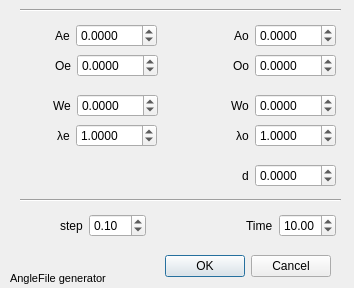
<?xml version="1.0" encoding="UTF-8"?>
<ui version="4.0">
 <class>angleGenerator</class>
 <widget class="QDialog" name="angleGenerator">
  <property name="geometry">
   <rect>
    <x>0</x>
    <y>0</y>
    <width>354</width>
    <height>288</height>
   </rect>
  </property>
  <property name="windowTitle">
   <string>Dialog</string>
  </property>
  <widget class="QDialogButtonBox" name="buttonBox">
   <property name="geometry">
    <rect>
     <x>150</x>
     <y>250</y>
     <width>181</width>
     <height>32</height>
    </rect>
   </property>
   <property name="orientation">
    <enum>Qt::Horizontal</enum>
   </property>
   <property name="standardButtons">
    <set>QDialogButtonBox::Cancel|QDialogButtonBox::Ok</set>
   </property>
  </widget>
  <widget class="QWidget" name="layoutWidget_2">
   <property name="geometry">
    <rect>
     <x>20</x>
     <y>50</y>
     <width>316</width>
     <height>31</height>
    </rect>
   </property>
   <layout class="QHBoxLayout" name="horizontalLayout_4">
    <item>
     <layout class="QHBoxLayout" name="horizontalLayout_5">
      <item>
       <spacer name="horizontalSpacer_4">
        <property name="orientation">
         <enum>Qt::Horizontal</enum>
        </property>
        <property name="sizeHint" stdset="0">
         <size>
          <width>40</width>
          <height>20</height>
         </size>
        </property>
       </spacer>
      </item>
      <item>
       <widget class="QLabel" name="label_3">
        <property name="text">
         <string>Oe</string>
        </property>
       </widget>
      </item>
      <item>
       <widget class="QDoubleSpinBox" name="Oe">
        <property name="minimumSize">
         <size>
          <width>81</width>
          <height>0</height>
         </size>
        </property>
        <property name="maximumSize">
         <size>
          <width>81</width>
          <height>16777215</height>
         </size>
        </property>
        <property name="decimals">
         <number>4</number>
        </property>
        <property name="minimum">
         <double>-9999.000000000000000</double>
        </property>
        <property name="maximum">
         <double>9999.000000000000000</double>
        </property>
        <property name="singleStep">
         <double>0.010000000000000</double>
        </property>
       </widget>
      </item>
     </layout>
    </item>
    <item>
     <spacer name="horizontalSpacer_5">
      <property name="orientation">
       <enum>Qt::Horizontal</enum>
      </property>
      <property name="sizeHint" stdset="0">
       <size>
        <width>40</width>
        <height>20</height>
       </size>
      </property>
     </spacer>
    </item>
    <item>
     <layout class="QHBoxLayout" name="horizontalLayout_6">
      <item>
       <spacer name="horizontalSpacer_6">
        <property name="orientation">
         <enum>Qt::Horizontal</enum>
        </property>
        <property name="sizeHint" stdset="0">
         <size>
          <width>40</width>
          <height>20</height>
         </size>
        </property>
       </spacer>
      </item>
      <item>
       <widget class="QLabel" name="label_4">
        <property name="text">
         <string>Oo</string>
        </property>
       </widget>
      </item>
      <item>
       <widget class="QDoubleSpinBox" name="Oo">
        <property name="minimumSize">
         <size>
          <width>81</width>
          <height>0</height>
         </size>
        </property>
        <property name="maximumSize">
         <size>
          <width>81</width>
          <height>16777215</height>
         </size>
        </property>
        <property name="decimals">
         <number>4</number>
        </property>
        <property name="minimum">
         <double>-9999.000000000000000</double>
        </property>
        <property name="maximum">
         <double>9999.000000000000000</double>
        </property>
        <property name="singleStep">
         <double>0.010000000000000</double>
        </property>
       </widget>
      </item>
     </layout>
    </item>
   </layout>
  </widget>
  <widget class="QWidget" name="layoutWidget_3">
   <property name="geometry">
    <rect>
     <x>20</x>
     <y>120</y>
     <width>316</width>
     <height>31</height>
    </rect>
   </property>
   <layout class="QHBoxLayout" name="horizontalLayout_7">
    <item>
     <layout class="QHBoxLayout" name="horizontalLayout_8">
      <item>
       <spacer name="horizontalSpacer_7">
        <property name="orientation">
         <enum>Qt::Horizontal</enum>
        </property>
        <property name="sizeHint" stdset="0">
         <size>
          <width>40</width>
          <height>20</height>
         </size>
        </property>
       </spacer>
      </item>
      <item>
       <widget class="QLabel" name="label_5">
        <property name="text">
         <string>λe</string>
        </property>
       </widget>
      </item>
      <item>
       <widget class="QDoubleSpinBox" name="Le">
        <property name="minimumSize">
         <size>
          <width>81</width>
          <height>0</height>
         </size>
        </property>
        <property name="maximumSize">
         <size>
          <width>81</width>
          <height>16777215</height>
         </size>
        </property>
        <property name="decimals">
         <number>4</number>
        </property>
        <property name="minimum">
         <double>-9999.000000000000000</double>
        </property>
        <property name="maximum">
         <double>99999.000000000000000</double>
        </property>
        <property name="singleStep">
         <double>0.010000000000000</double>
        </property>
        <property name="value">
         <double>1.000000000000000</double>
        </property>
       </widget>
      </item>
     </layout>
    </item>
    <item>
     <spacer name="horizontalSpacer_8">
      <property name="orientation">
       <enum>Qt::Horizontal</enum>
      </property>
      <property name="sizeHint" stdset="0">
       <size>
        <width>40</width>
        <height>20</height>
       </size>
      </property>
     </spacer>
    </item>
    <item>
     <layout class="QHBoxLayout" name="horizontalLayout_9">
      <item>
       <spacer name="horizontalSpacer_9">
        <property name="orientation">
         <enum>Qt::Horizontal</enum>
        </property>
        <property name="sizeHint" stdset="0">
         <size>
          <width>40</width>
          <height>20</height>
         </size>
        </property>
       </spacer>
      </item>
      <item>
       <widget class="QLabel" name="label_6">
        <property name="text">
         <string>λo</string>
        </property>
       </widget>
      </item>
      <item>
       <widget class="QDoubleSpinBox" name="Lo">
        <property name="minimumSize">
         <size>
          <width>81</width>
          <height>0</height>
         </size>
        </property>
        <property name="maximumSize">
         <size>
          <width>81</width>
          <height>16777215</height>
         </size>
        </property>
        <property name="decimals">
         <number>4</number>
        </property>
        <property name="minimum">
         <double>-9999.000000000000000</double>
        </property>
        <property name="maximum">
         <double>99999.000000000000000</double>
        </property>
        <property name="singleStep">
         <double>0.010000000000000</double>
        </property>
        <property name="value">
         <double>1.000000000000000</double>
        </property>
       </widget>
      </item>
     </layout>
    </item>
   </layout>
  </widget>
  <widget class="QWidget" name="layoutWidget_4">
   <property name="geometry">
    <rect>
     <x>20</x>
     <y>90</y>
     <width>316</width>
     <height>31</height>
    </rect>
   </property>
   <layout class="QHBoxLayout" name="horizontalLayout_10">
    <item>
     <layout class="QHBoxLayout" name="horizontalLayout_11">
      <item>
       <spacer name="horizontalSpacer_10">
        <property name="orientation">
         <enum>Qt::Horizontal</enum>
        </property>
        <property name="sizeHint" stdset="0">
         <size>
          <width>40</width>
          <height>20</height>
         </size>
        </property>
       </spacer>
      </item>
      <item>
       <widget class="QLabel" name="label_7">
        <property name="text">
         <string>We</string>
        </property>
       </widget>
      </item>
      <item>
       <widget class="QDoubleSpinBox" name="We">
        <property name="minimumSize">
         <size>
          <width>81</width>
          <height>0</height>
         </size>
        </property>
        <property name="maximumSize">
         <size>
          <width>81</width>
          <height>16777215</height>
         </size>
        </property>
        <property name="decimals">
         <number>4</number>
        </property>
        <property name="minimum">
         <double>-9999.000000000000000</double>
        </property>
        <property name="singleStep">
         <double>1.570800000000000</double>
        </property>
        <property name="value">
         <double>0.000000000000000</double>
        </property>
       </widget>
      </item>
     </layout>
    </item>
    <item>
     <spacer name="horizontalSpacer_11">
      <property name="orientation">
       <enum>Qt::Horizontal</enum>
      </property>
      <property name="sizeHint" stdset="0">
       <size>
        <width>40</width>
        <height>20</height>
       </size>
      </property>
     </spacer>
    </item>
    <item>
     <layout class="QHBoxLayout" name="horizontalLayout_12">
      <item>
       <spacer name="horizontalSpacer_12">
        <property name="orientation">
         <enum>Qt::Horizontal</enum>
        </property>
        <property name="sizeHint" stdset="0">
         <size>
          <width>40</width>
          <height>20</height>
         </size>
        </property>
       </spacer>
      </item>
      <item>
       <widget class="QLabel" name="label_8">
        <property name="text">
         <string>Wo</string>
        </property>
       </widget>
      </item>
      <item>
       <widget class="QDoubleSpinBox" name="Wo">
        <property name="minimumSize">
         <size>
          <width>81</width>
          <height>0</height>
         </size>
        </property>
        <property name="maximumSize">
         <size>
          <width>81</width>
          <height>16777215</height>
         </size>
        </property>
        <property name="decimals">
         <number>4</number>
        </property>
        <property name="minimum">
         <double>-9999.000000000000000</double>
        </property>
        <property name="maximum">
         <double>9999.000000000000000</double>
        </property>
        <property name="singleStep">
         <double>1.570800000000000</double>
        </property>
        <property name="value">
         <double>0.000000000000000</double>
        </property>
       </widget>
      </item>
     </layout>
    </item>
   </layout>
  </widget>
  <widget class="QWidget" name="layoutWidget_5">
   <property name="geometry">
    <rect>
     <x>20</x>
     <y>160</y>
     <width>316</width>
     <height>31</height>
    </rect>
   </property>
   <layout class="QHBoxLayout" name="horizontalLayout_13">
    <item>
     <spacer name="horizontalSpacer_14">
      <property name="orientation">
       <enum>Qt::Horizontal</enum>
      </property>
      <property name="sizeHint" stdset="0">
       <size>
        <width>40</width>
        <height>20</height>
       </size>
      </property>
     </spacer>
    </item>
    <item>
     <layout class="QHBoxLayout" name="horizontalLayout_15">
      <item>
       <spacer name="horizontalSpacer_15">
        <property name="orientation">
         <enum>Qt::Horizontal</enum>
        </property>
        <property name="sizeHint" stdset="0">
         <size>
          <width>40</width>
          <height>20</height>
         </size>
        </property>
       </spacer>
      </item>
      <item>
       <widget class="QLabel" name="label_10">
        <property name="text">
         <string>d</string>
        </property>
       </widget>
      </item>
      <item>
       <widget class="QDoubleSpinBox" name="d">
        <property name="minimumSize">
         <size>
          <width>81</width>
          <height>0</height>
         </size>
        </property>
        <property name="maximumSize">
         <size>
          <width>81</width>
          <height>16777215</height>
         </size>
        </property>
        <property name="decimals">
         <number>4</number>
        </property>
        <property name="minimum">
         <double>-9999.000000000000000</double>
        </property>
        <property name="maximum">
         <double>9999.000000000000000</double>
        </property>
        <property name="singleStep">
         <double>0.010000000000000</double>
        </property>
       </widget>
      </item>
     </layout>
    </item>
   </layout>
  </widget>
  <widget class="QWidget" name="layoutWidget_6">
   <property name="geometry">
    <rect>
     <x>20</x>
     <y>210</y>
     <width>316</width>
     <height>31</height>
    </rect>
   </property>
   <layout class="QHBoxLayout" name="horizontalLayout_14">
    <item>
     <layout class="QHBoxLayout" name="horizontalLayout_16">
      <item>
       <spacer name="horizontalSpacer_13">
        <property name="orientation">
         <enum>Qt::Horizontal</enum>
        </property>
        <property name="sizeHint" stdset="0">
         <size>
          <width>40</width>
          <height>20</height>
         </size>
        </property>
       </spacer>
      </item>
      <item>
       <widget class="QLabel" name="label_9">
        <property name="text">
         <string>step</string>
        </property>
       </widget>
      </item>
      <item>
       <widget class="QDoubleSpinBox" name="step">
        <property name="minimumSize">
         <size>
          <width>0</width>
          <height>0</height>
         </size>
        </property>
        <property name="maximumSize">
         <size>
          <width>81</width>
          <height>16777215</height>
         </size>
        </property>
        <property name="singleStep">
         <double>0.100000000000000</double>
        </property>
        <property name="value">
         <double>0.100000000000000</double>
        </property>
       </widget>
      </item>
     </layout>
    </item>
    <item>
     <spacer name="horizontalSpacer_16">
      <property name="orientation">
       <enum>Qt::Horizontal</enum>
      </property>
      <property name="sizeHint" stdset="0">
       <size>
        <width>40</width>
        <height>20</height>
       </size>
      </property>
     </spacer>
    </item>
    <item>
     <layout class="QHBoxLayout" name="horizontalLayout_17">
      <item>
       <spacer name="horizontalSpacer_17">
        <property name="orientation">
         <enum>Qt::Horizontal</enum>
        </property>
        <property name="sizeHint" stdset="0">
         <size>
          <width>40</width>
          <height>20</height>
         </size>
        </property>
       </spacer>
      </item>
      <item>
       <widget class="QLabel" name="label_11">
        <property name="text">
         <string>Time</string>
        </property>
       </widget>
      </item>
      <item>
       <widget class="QDoubleSpinBox" name="tiempo">
        <property name="minimumSize">
         <size>
          <width>0</width>
          <height>0</height>
         </size>
        </property>
        <property name="maximumSize">
         <size>
          <width>81</width>
          <height>16777215</height>
         </size>
        </property>
        <property name="singleStep">
         <double>0.100000000000000</double>
        </property>
        <property name="value">
         <double>10.000000000000000</double>
        </property>
       </widget>
      </item>
     </layout>
    </item>
   </layout>
  </widget>
  <widget class="Line" name="line">
   <property name="geometry">
    <rect>
     <x>20</x>
     <y>190</y>
     <width>321</width>
     <height>20</height>
    </rect>
   </property>
   <property name="orientation">
    <enum>Qt::Horizontal</enum>
   </property>
  </widget>
  <widget class="Line" name="line_2">
   <property name="geometry">
    <rect>
     <x>20</x>
     <y>0</y>
     <width>321</width>
     <height>20</height>
    </rect>
   </property>
   <property name="orientation">
    <enum>Qt::Horizontal</enum>
   </property>
  </widget>
  <widget class="QLabel" name="label_12">
   <property name="geometry">
    <rect>
     <x>10</x>
     <y>270</y>
     <width>111</width>
     <height>17</height>
    </rect>
   </property>
   <property name="font">
    <font>
     <pointsize>8</pointsize>
     <weight>50</weight>
     <italic>false</italic>
     <bold>false</bold>
    </font>
   </property>
   <property name="text">
    <string>AngleFile generator</string>
   </property>
  </widget>
  <widget class="QWidget" name="layoutWidget">
   <property name="geometry">
    <rect>
     <x>20</x>
     <y>20</y>
     <width>316</width>
     <height>31</height>
    </rect>
   </property>
   <layout class="QHBoxLayout" name="horizontalLayout_3">
    <item>
     <layout class="QHBoxLayout" name="horizontalLayout">
      <item>
       <spacer name="horizontalSpacer">
        <property name="orientation">
         <enum>Qt::Horizontal</enum>
        </property>
        <property name="sizeHint" stdset="0">
         <size>
          <width>40</width>
          <height>20</height>
         </size>
        </property>
       </spacer>
      </item>
      <item>
       <widget class="QLabel" name="label">
        <property name="text">
         <string>Ae</string>
        </property>
       </widget>
      </item>
      <item>
       <widget class="QDoubleSpinBox" name="Ae">
        <property name="minimumSize">
         <size>
          <width>81</width>
          <height>0</height>
         </size>
        </property>
        <property name="maximumSize">
         <size>
          <width>81</width>
          <height>16777215</height>
         </size>
        </property>
        <property name="decimals">
         <number>4</number>
        </property>
        <property name="minimum">
         <double>-9999.000000000000000</double>
        </property>
        <property name="singleStep">
         <double>0.010000000000000</double>
        </property>
        <property name="value">
         <double>0.000000000000000</double>
        </property>
       </widget>
      </item>
     </layout>
    </item>
    <item>
     <spacer name="horizontalSpacer_3">
      <property name="orientation">
       <enum>Qt::Horizontal</enum>
      </property>
      <property name="sizeHint" stdset="0">
       <size>
        <width>40</width>
        <height>20</height>
       </size>
      </property>
     </spacer>
    </item>
    <item>
     <layout class="QHBoxLayout" name="horizontalLayout_2">
      <item>
       <spacer name="horizontalSpacer_2">
        <property name="orientation">
         <enum>Qt::Horizontal</enum>
        </property>
        <property name="sizeHint" stdset="0">
         <size>
          <width>40</width>
          <height>20</height>
         </size>
        </property>
       </spacer>
      </item>
      <item>
       <widget class="QLabel" name="label_2">
        <property name="text">
         <string>Ao</string>
        </property>
       </widget>
      </item>
      <item>
       <widget class="QDoubleSpinBox" name="Ao">
        <property name="minimumSize">
         <size>
          <width>81</width>
          <height>0</height>
         </size>
        </property>
        <property name="maximumSize">
         <size>
          <width>81</width>
          <height>16777215</height>
         </size>
        </property>
        <property name="decimals">
         <number>4</number>
        </property>
        <property name="minimum">
         <double>-9999.000000000000000</double>
        </property>
        <property name="maximum">
         <double>9999.000000000000000</double>
        </property>
        <property name="singleStep">
         <double>0.010000000000000</double>
        </property>
       </widget>
      </item>
     </layout>
    </item>
   </layout>
  </widget>
  <zorder>buttonBox</zorder>
  <zorder>layoutWidget</zorder>
  <zorder>layoutWidget_2</zorder>
  <zorder>layoutWidget_3</zorder>
  <zorder>layoutWidget_4</zorder>
  <zorder>layoutWidget_5</zorder>
  <zorder>layoutWidget_6</zorder>
  <zorder>line</zorder>
  <zorder>line_2</zorder>
  <zorder>label_12</zorder>
 </widget>
 <tabstops>
  <tabstop>Ae</tabstop>
  <tabstop>Ao</tabstop>
  <tabstop>Oe</tabstop>
  <tabstop>Oo</tabstop>
  <tabstop>We</tabstop>
  <tabstop>Wo</tabstop>
  <tabstop>Le</tabstop>
  <tabstop>Lo</tabstop>
  <tabstop>d</tabstop>
  <tabstop>step</tabstop>
  <tabstop>tiempo</tabstop>
  <tabstop>buttonBox</tabstop>
 </tabstops>
 <resources/>
 <connections>
  <connection>
   <sender>buttonBox</sender>
   <signal>accepted()</signal>
   <receiver>angleGenerator</receiver>
   <slot>accept()</slot>
   <hints>
    <hint type="sourcelabel">
     <x>248</x>
     <y>254</y>
    </hint>
    <hint type="destinationlabel">
     <x>157</x>
     <y>274</y>
    </hint>
   </hints>
  </connection>
  <connection>
   <sender>buttonBox</sender>
   <signal>rejected()</signal>
   <receiver>angleGenerator</receiver>
   <slot>reject()</slot>
   <hints>
    <hint type="sourcelabel">
     <x>316</x>
     <y>260</y>
    </hint>
    <hint type="destinationlabel">
     <x>286</x>
     <y>274</y>
    </hint>
   </hints>
  </connection>
 </connections>
</ui>
